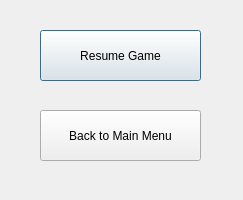
<?xml version="1.0" encoding="UTF-8"?>
<ui version="4.0">
 <class>gamemenu</class>
 <widget class="QDialog" name="gamemenu">
  <property name="geometry">
   <rect>
    <x>0</x>
    <y>0</y>
    <width>243</width>
    <height>200</height>
   </rect>
  </property>
  <property name="windowTitle">
   <string>Dialog</string>
  </property>
  <widget class="QPushButton" name="ResumeGame_pushButton">
   <property name="geometry">
    <rect>
     <x>40</x>
     <y>30</y>
     <width>161</width>
     <height>51</height>
    </rect>
   </property>
   <property name="text">
    <string>Resume Game</string>
   </property>
  </widget>
  <widget class="QPushButton" name="BackToMenu_pushButton">
   <property name="geometry">
    <rect>
     <x>40</x>
     <y>110</y>
     <width>161</width>
     <height>51</height>
    </rect>
   </property>
   <property name="text">
    <string>Back to Main Menu</string>
   </property>
  </widget>
 </widget>
 <resources/>
 <connections/>
</ui>
